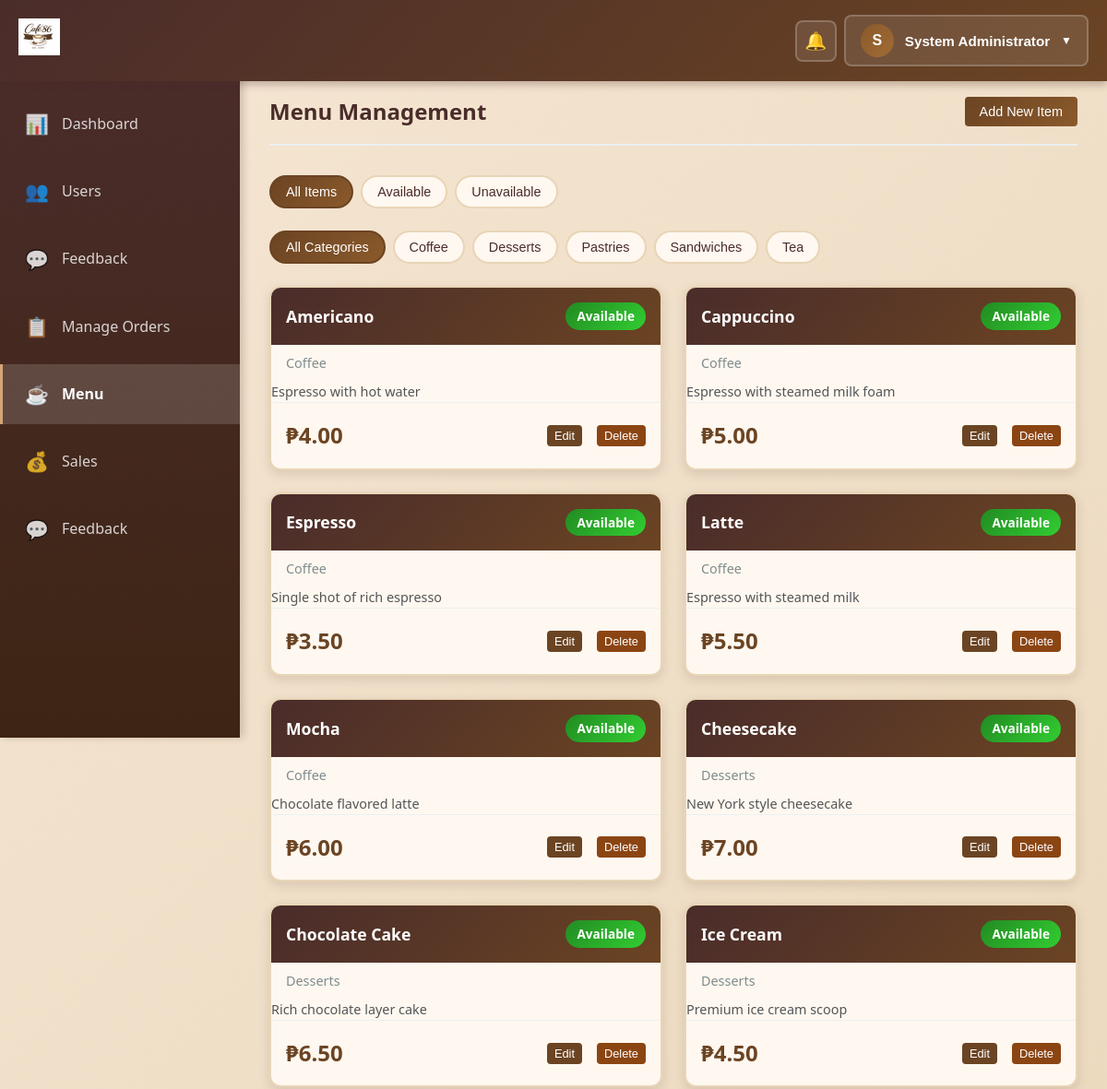
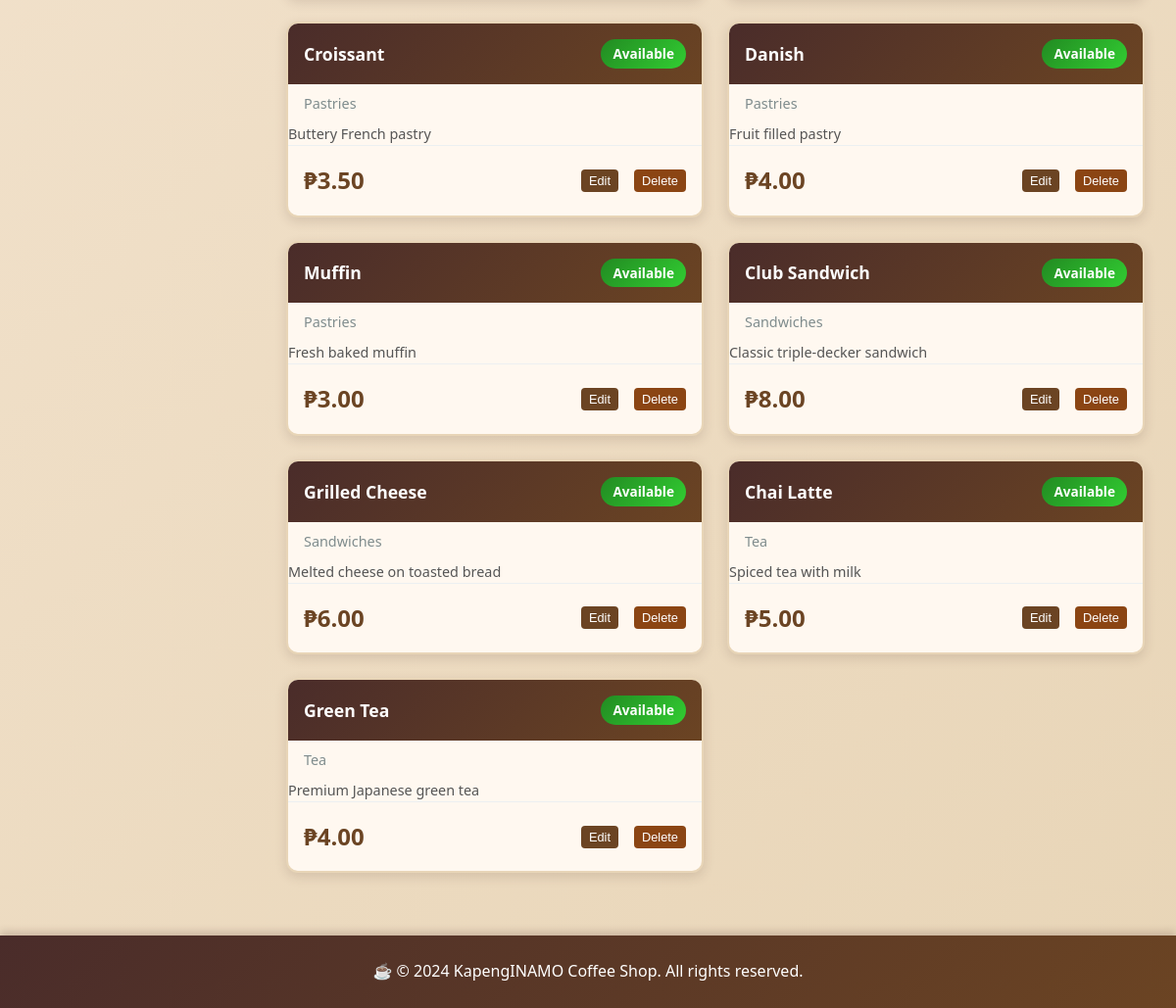
Page /menu/index.php (signed in) on the earlier database version (2 pictures, top to bottom).
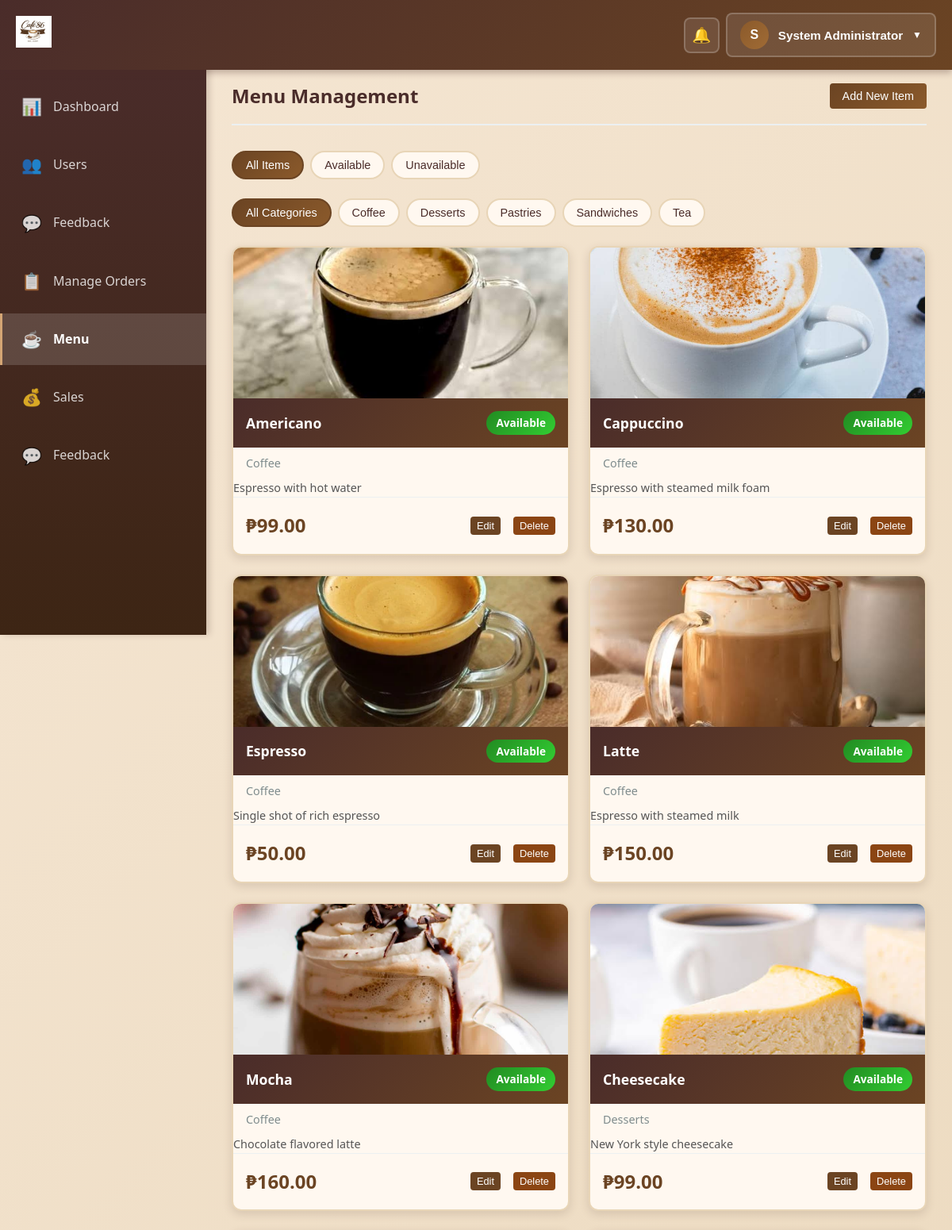
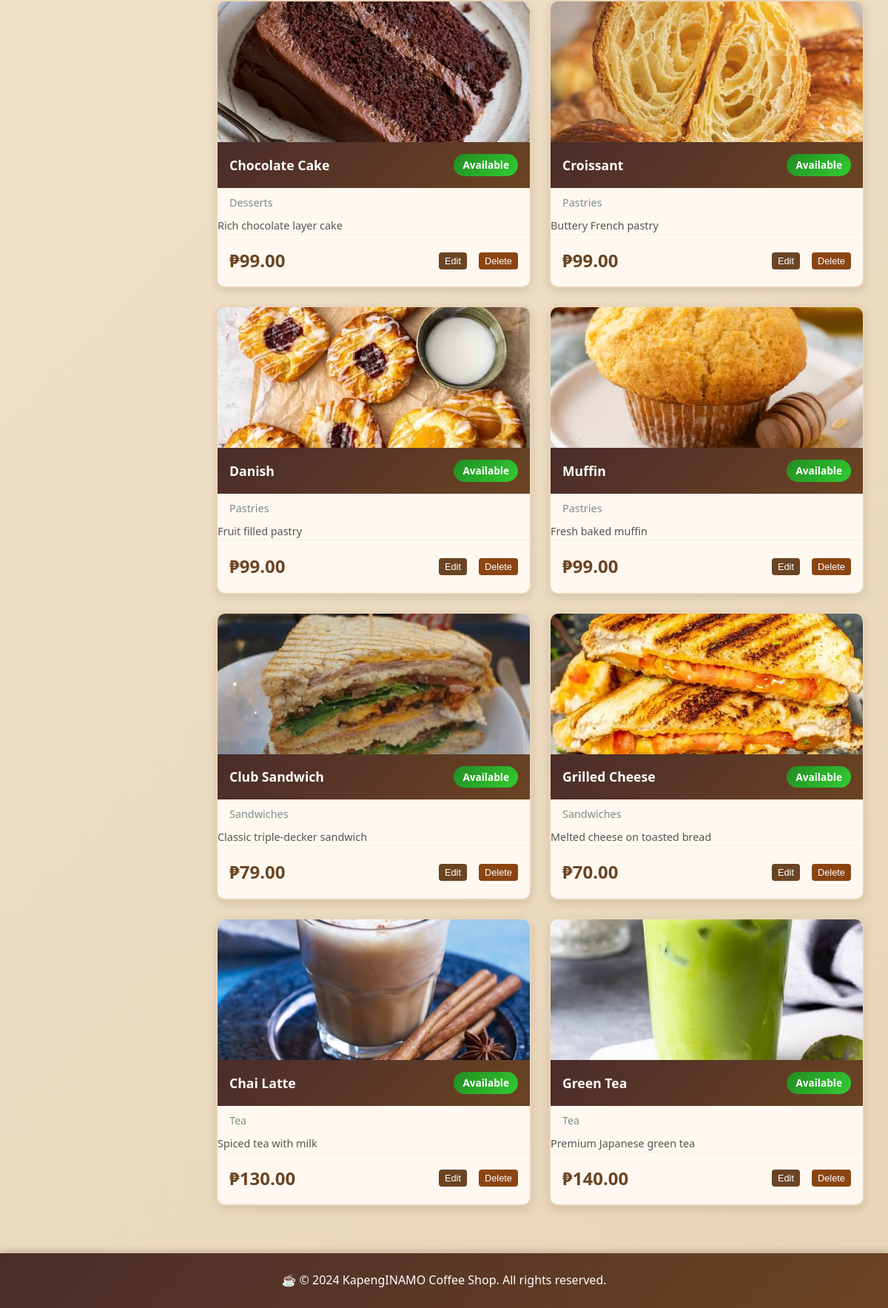
Same page on the later database version (2 pictures, top to bottom).
### tables this page shows
CREATE TABLE `menu_categories` (
  `id` int(11) NOT NULL,
  `name` varchar(50) NOT NULL,
  `description` text DEFAULT NULL,
  `created_at` timestamp NULL DEFAULT current_timestamp()
);

CREATE TABLE `menu_items` (
  `id` int(11) NOT NULL,
  `category_id` int(11) DEFAULT NULL,
  `name` varchar(100) NOT NULL,
  `description` text DEFAULT NULL,
  `price` decimal(10,2) NOT NULL,
  `image` varchar(255) DEFAULT NULL,
  `is_available` tinyint(1) DEFAULT 1,
  `created_at` timestamp NULL DEFAULT current_timestamp(),
  `updated_at` timestamp NULL DEFAULT current_timestamp() ON UPDATE current_timestamp()
);

### includes/session.php (called while the page is built, shortened)
<?php
function isLoggedIn() {
    return isset($_SESSION['user_id']);
}
function isAdmin() {
    return isset($_SESSION['role']) && $_SESSION['role'] === 'admin';
}
?>

### menu/index.php (the view, shortened to what this page needs)
<?php
require_once '../includes/db.php';
require_once '../includes/session.php';
try {
    $categories = $pdo->query("SELECT * FROM menu_categories ORDER BY name")->fetchAll();
    $menu_items = $pdo->query("SELECT mi.*, mc.name as category_name FROM menu_items mi LEFT JOIN menu_categories mc ON mi.category_id = mc.id ORDER BY mc.name, mi.name")->fetchAll();
} catch(PDOException $e) {
    $categories = [];
    $menu_items = [];
}
?>
<?php require_once '../includes/header.php'; ?>
<div class="page-header">
    <h2>Menu Management</h2>
    <?php if (isAdmin()): ?>
        <button class="btn btn-primary" onclick="openModal('add')">Add New Item</button>
    <?php endif; ?>
</div>
<div class="filter-buttons">
    <button class="filter-btn active" data-filter="all">All Items</button>
    <button class="filter-btn" data-filter="available">Available</button>
    <button class="filter-btn" data-filter="unavailable">Unavailable</button>
</div>
<div class="category-filter-buttons">
    <button class="filter-btn active" data-category="all">All Categories</button>
    <?php foreach ($categories as $cat): ?>
        <button class="filter-btn" data-category="<?php echo $cat['id']; ?>">
            <?php echo htmlspecialchars($cat['name']); ?>
        </button>
    <?php endforeach; ?>
</div>
<div class="menu-grid">
    <?php foreach ($menu_items as $item): ?>
        <div class="menu-card" data-availability="<?php echo $item['is_available'] ? 'available' : 'unavailable'; ?>" data-category="<?php echo $item['category_id']; ?>">
            <?php if (!empty($item['image'])): ?>
                <img src="/KapengINAMO/<?php echo htmlspecialchars($item['image']); ?>" alt="<?php echo htmlspecialchars($item['name']); ?>" class="menu-item-image">
            <?php endif; ?>
            <div class="menu-card-header">
                <h3><?php echo htmlspecialchars($item['name']); ?></h3>
                <span class="badge badge-<?php echo $item['is_available'] ? 'available' : 'unavailable'; ?>">
                    <?php echo $item['is_available'] ? 'Available' : 'Unavailable'; ?>
                </span>
            </div>
            <p class="menu-category"><?php echo htmlspecialchars($item['category_name']); ?></p>
            <p class="menu-description"><?php echo htmlspecialchars($item['description']); ?></p>
            <div class="menu-card-footer">
                <span class="menu-price">₱<?php echo number_format($item['price'], 2); ?></span>
                <?php if (isAdmin()): ?>
                    <div class="menu-actions">
                        <button class="btn btn-sm btn-edit" onclick="openModal('edit', <?php echo $item['id']; ?>)">Edit</button>
                        <button class="btn btn-sm btn-delete" onclick="confirmDelete(<?php echo $item['id']; ?>)">Delete</button>
                    </div>
                <?php elseif (isCustomer()): ?>
                    <a href="/KapengINAMO/orders/create.php" class="btn btn-primary btn-sm">Order Now</a>
                <?php endif; ?>
            </div>
        </div>
    <?php endforeach; ?>
</div>
<?php require_once '../includes/footer.php'; ?>

### includes/header.php (shortened to what this page needs)
<!DOCTYPE html>
<html lang="en">
<head>
    <link rel="stylesheet" href="/KapengINAMO/assets/css/style.css">
</head>
<body>
    <?php if (isLoggedIn()): ?>
        <nav class="top-bar">
            <div class="top-bar-container">
                <div class="top-bar-brand">
                    <img src="/KapengINAMO/img/Qm20b.jpg" alt="KapengINAMO Logo" class="logo">
                </div>
                <div class="top-bar-right">
                    <div class="notification-container">
                        <button class="notification-btn" onclick="toggleNotificationDropdown()">
                            <span class="notification-icon">🔔</span>
                        </button>
                    </div>
                    <div class="profile-dropdown">
                        <button class="profile-btn" onclick="toggleProfileDropdown()">
                            <span class="profile-avatar-small">
                                <?php echo strtoupper(substr($_SESSION['full_name'], 0, 1)); ?>
                            </span>
                            <span class="profile-name"><?php echo htmlspecialchars($_SESSION['full_name']); ?></span>
                            <span class="dropdown-arrow">▼</span>
                        </button>
                    </div>
                </div>
            </div>
        </nav>
        <div class="dashboard-layout">
            <aside class="sidebar">
                <nav class="sidebar-nav">
                    <a href="/KapengINAMO/dashboard.php" class="sidebar-link <?php echo basename($_SERVER['PHP_SELF']) == 'dashboard.php' ? 'active' : ''; ?>">
                        <span class="sidebar-icon">📊</span>
                        <span>Dashboard</span>
                    </a>
                    <?php if (isAdmin()): ?>
                        <a href="/KapengINAMO/admin/users.php" class="sidebar-link <?php echo basename($_SERVER['PHP_SELF']) == 'users.php' ? 'active' : ''; ?>">
                            <span class="sidebar-icon">👥</span>
                            <span>Users</span>
                        </a>
                        <a href="/KapengINAMO/admin/feedback.php" class="sidebar-link <?php echo basename($_SERVER['PHP_SELF']) == 'feedback.php' ? 'active' : ''; ?>">
                            <span class="sidebar-icon">💬</span>
                            <span>Feedback</span>
                        </a>
                    <?php endif; ?>
                    <?php if (isAdmin() || isStaff()): ?>
                        <a href="/KapengINAMO/admin/orders.php" class="sidebar-link <?php echo basename($_SERVER['PHP_SELF']) == 'orders.php' ? 'active' : ''; ?>">
                            <span class="sidebar-icon">📋</span>
                            <span>Manage Orders</span>
                        </a>
                    <?php endif; ?>
                    <?php if (isAdmin()): ?>
                        <a href="/KapengINAMO/menu/index.php" class="sidebar-link <?php echo basename($_SERVER['PHP_SELF']) == 'index.php' && strpos($_SERVER['PHP_SELF'], 'menu') !== false ? 'active' : ''; ?>">
                            <span class="sidebar-icon">☕</span>
                            <span>Menu</span>
                        </a>
                    <?php endif; ?>
                    <?php if (isAdmin()): ?>
                        <a href="/KapengINAMO/sales/index.php" class="sidebar-link <?php echo basename($_SERVER['PHP_SELF']) == 'index.php' && strpos($_SERVER['PHP_SELF'], 'sales') !== false ? 'active' : ''; ?>">
                            <span class="sidebar-icon">💰</span>
                            <span>Sales</span>
                        </a>
                    <?php endif; ?>
                    <?php if (isAdmin() || isStaff()): ?>
                        <a href="/KapengINAMO/admin/feedback.php" class="sidebar-link <?php echo basename($_SERVER['PHP_SELF']) == 'feedback.php' ? 'active' : ''; ?>">
                            <span class="sidebar-icon">💬</span>
                            <span>Feedback</span>
                        </a>
                    <?php endif; ?>
                </nav>
            </aside>
            <main class="main-content-with-sidebar">
    <?php endif; ?>

### includes/footer.php (shortened to what this page needs)
    </main>
    <?php if (isLoggedIn()): ?>
            </div>
    <?php endif; ?>
    <footer class="footer">
        <p>☕ &copy; 2024 KapengINAMO Coffee Shop. All rights reserved.</p>
    </footer>
</body>
</html>

Differences in the rows shown:
removed menu_items: name "Ice Cream", is_available "Available", category.name "Desserts", description "Premium ice cream scoop", price "4.50"
changed menu_items "Americano": image: picture added; price "4.00" → "99.00"
changed menu_items "Cappuccino": image: picture added; price "5.00" → "130.00"
changed menu_items "Espresso": image: picture added; price "3.50" → "50.00"
changed menu_items "Latte": image: picture added; price "5.50" → "150.00"
changed menu_items "Mocha": image: picture added; price "6.00" → "160.00"
changed menu_items "Cheesecake": image: picture added; price "7.00" → "99.00"
changed menu_items "Chocolate Cake": image: picture added; price "6.50" → "99.00"
changed menu_items "Croissant": image: picture added; price "3.50" → "99.00"
changed menu_items "Danish": image: picture added; price "4.00" → "99.00"
changed menu_items "Muffin": image: picture added; price "3.00" → "99.00"
changed menu_items "Club Sandwich": image: picture added; price "8.00" → "79.00"
changed menu_items "Grilled Cheese": image: picture added; price "6.00" → "70.00"
changed menu_items "Chai Latte": image: picture added; price "5.00" → "130.00"
changed menu_items "Green Tea": image: picture added; price "4.00" → "140.00"
